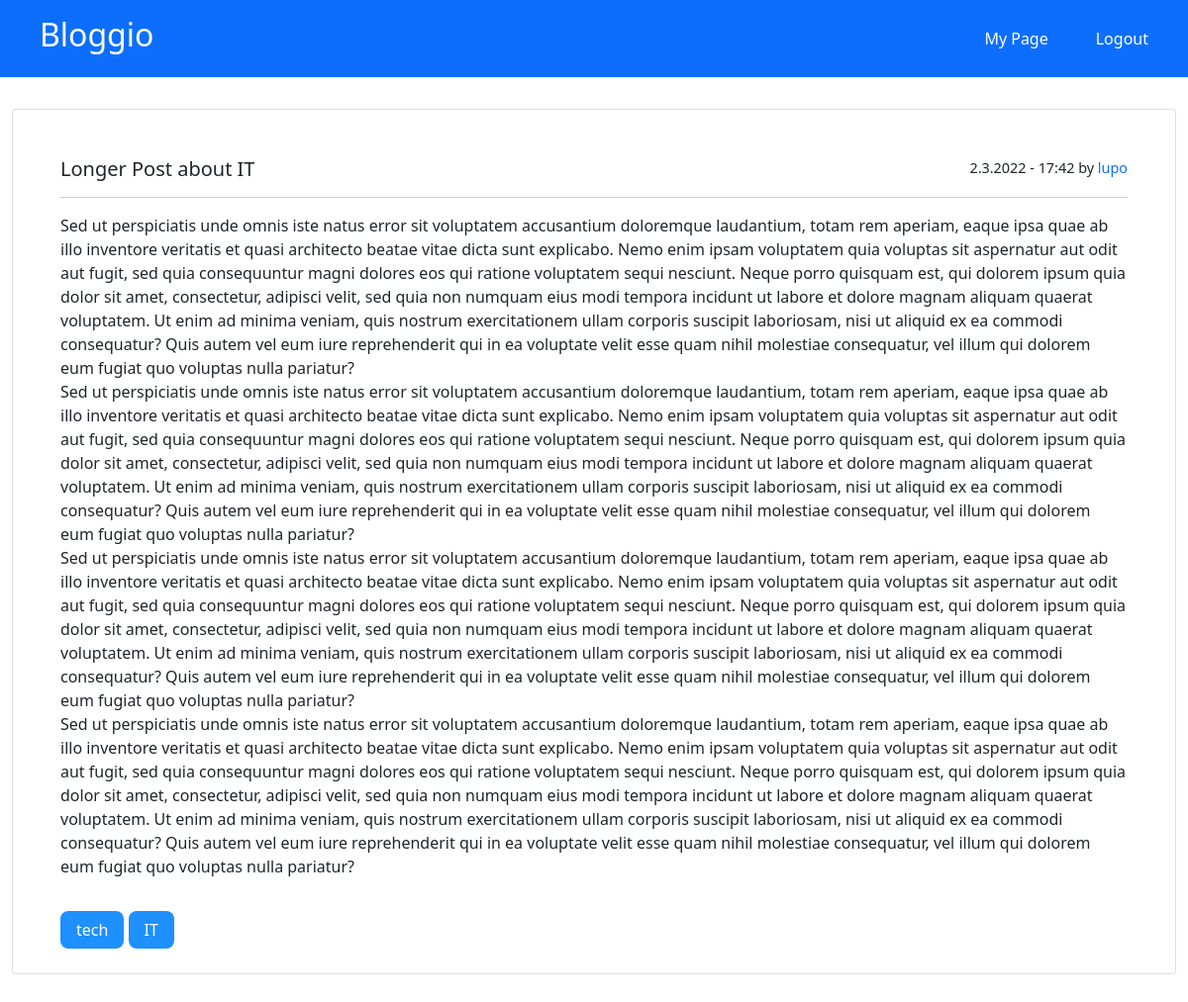
Screenshot of /blog/lupo/longer-post (signed in) with the database file from the repository.
### blog/models.py (models this page shows, shortened)
class Post(models.Model):
    author = models.ForeignKey(User, null=True, on_delete=models.SET_NULL)
    title = models.CharField(max_length=200, validators=[MinLengthValidator(5)])
    content = models.TextField(validators=[MinLengthValidator(10)])
    content_preview = models.CharField(max_length=300, editable=False)
    slug = models.SlugField(unique=True, db_index=True)
    date = models.DateTimeField(auto_now_add=True, editable=False)
    tags = models.ManyToManyField(Tag, blank=True)

class User(AbstractUser):
    def __str__(self):
        return self.username

class Tag(models.Model):
    name = models.CharField(max_length=30)

### blog/views.py (the view)
# urls.py: path('blog/<str:username>/<slug:slug>', views.PostView.as_view(), name='post-view'),
class PostView(LoginRequiredMixin, View):
    login_url = '/login/'
    template_name = 'blog/post-detail.html'
    model = Post
    def get(self, request, username, slug):
        post = get_object_or_404(Post, slug=slug)
        context = {
            'post': post,
            'tags': post.tags.all()
        }
        return render(request, 'blog/post-detail.html', context)

### blog/templates/blog/post-detail.html (shortened to what this page needs)
{% extends "base.html" %}
{% load static %}
{% block css_files %}
    <link rel="stylesheet" href="{% static "blog/post-detail.css" %}">
{% endblock %}
{% block content %}
    <div class="container post">
        <div class="card">
            <div class="card-body">
                <div id="title-area">
                    <h5 class="card-title">{{ post.title }}</h5>
                    <p id="post-info">{{ post.date|date:"j.n.Y - G:i" }} by <a
                            href="{% url "user-page" post.author %}">{{ post.author }}</a></p>
                </div>
                <p>{{ post.content|linebreaks }}</p>
                <div>
                    <br>
                    {% for tag in tags %}
                        <span class="tag">{{ tag.name }}</span>
                    {% endfor %}
                </div>
            </div>
        </div>
    </div>
{% endblock %}

### blog/static/blog/post-detail.css (style rules this page uses)
.post { margin: 2rem auto; max-width: 80rem; }
.post .card-body { margin: 2rem 2rem 1rem; }
#title-area { border-bottom: 1px solid #ccc; padding-bottom: 0.5rem; margin-bottom: 1rem; }
.post .card-title { display: inline-block; max-width: 70%; word-wrap: break-word; }
#post-info { float: right; font-size: 0.9em; max-width: 25%; text-align: right; }
.post a { text-decoration: none; }
.tag { background-color: dodgerblue; color: white; padding: 0.5rem 1rem; border-radius: 8px; }

### rows the page displays
Post: title "Longer Post about IT", date "2.3.2022 - 17:42", author "lupo", content "Sed ut perspiciatis unde omnis iste natus error sit voluptatem accusantium doloremque laudantium, totam rem aperiam, eaque ipsa quae ab illo inventore veritatis et quasi architecto beatae vitae dicta sunt explicabo. Nemo enim ipsam voluptatem quia voluptas sit aspernatur aut odit aut fugit, sed quia consequuntur magni dolores eos qui ratione voluptatem sequi nesciunt. Neque porro quisquam est, qui dolorem ipsum quia dolor sit amet, consectetur, adipisci velit, sed quia non numquam eius modi tempora incidunt ut labore et dolore magnam aliquam quaerat voluptatem. Ut enim ad minima veniam, quis nostrum exercitationem ullam corporis suscipit laboriosam, nisi ut aliquid ex ea commodi…"
Tag: name "tech"
Tag: name "IT"
